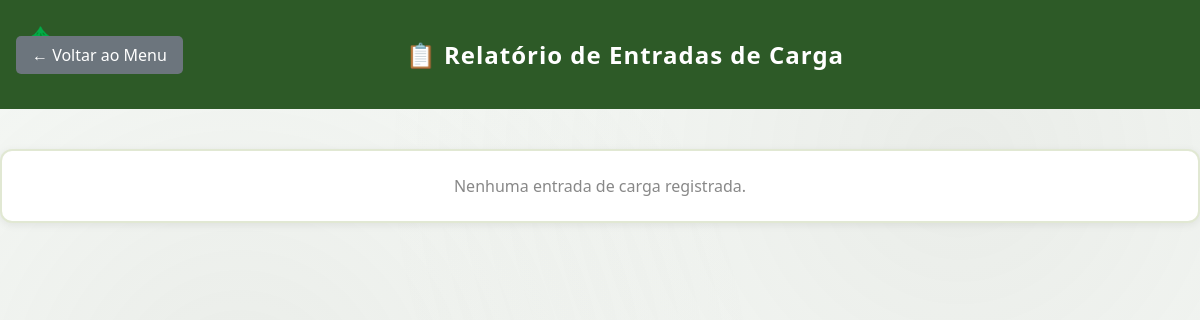
/relatorio-entradas (signed in), run on an earlier commit of the app's database.
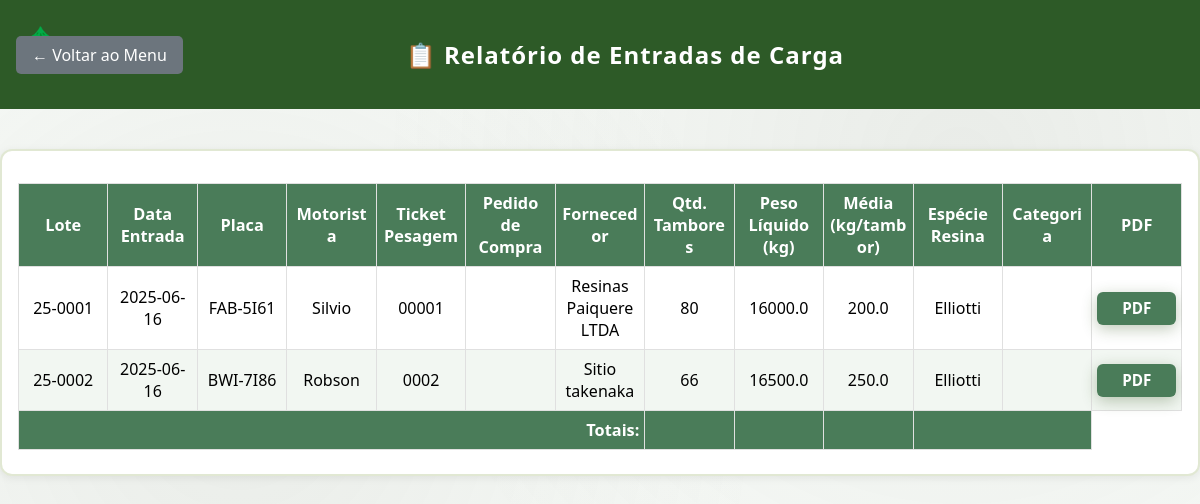
And on a later commit of the database.
### tables this page shows
CREATE TABLE entradas_carga (
            id INTEGER PRIMARY KEY AUTOINCREMENT,
            fornecedor TEXT NOT NULL,
            data_entrada TEXT NOT NULL,
            motorista TEXT NOT NULL,
            placa TEXT NOT NULL,
            quantidade_tambores INTEGER NOT NULL,
            especie_resina TEXT NOT NULL,
            lote TEXT NOT NULL,
            ticket_pesagem TEXT NOT NULL UNIQUE,
            peso_liquido REAL NOT NULL,
            data_registro TEXT NOT NULL,
            usuario_registro TEXT NOT NULL
        , pedido_compra TEXT, categoria TEXT);

### app.py (the view)
@app.route('/relatorio-entradas')
def relatorio_entradas():
    if 'logged_in' not in session or not session['logged_in']:
        return redirect(url_for('login'))
    entradas = listar_entradas()
    return render_template('relatorio_entradas.html', entradas=entradas)

### app.py (called while the page is built)
def listar_entradas():
    conn = sqlite3.connect(DB_PATH)
    cursor = conn.cursor()
    cursor.execute('SELECT * FROM entradas_carga ORDER BY lote ASC')
    colunas = [desc[0] for desc in cursor.description]
    entradas = [dict(zip(colunas, row)) for row in cursor.fetchall()]
    conn.close()
    return entradas

### templates/relatorio_entradas.html (shortened to what this page needs)
<!DOCTYPE html>
<html lang="pt-BR">
<head>
    <link rel="stylesheet" href="{{ url_for('static', filename='css/style.css') }}">
    <link rel="stylesheet" href="https://cdn.datatables.net/1.13.7/css/jquery.dataTables.min.css">
</head>
<body class="relatorio-body">
    <div class="header">
        <a href="{{ url_for('menu') }}" class="back-btn">← Voltar ao Menu</a>
        <div class="header-title">📋 Relatório de Entradas de Carga</div>
    </div>
    <div class="container">
        {% if entradas %}
        <div class="table-responsive">
            <table id="tabela-entradas">
                <thead>
                    <tr>
                        <th>Lote</th>
                        <th>Data Entrada</th>
                        <th>Placa</th>
                        <th>Motorista</th>
                        <th>Ticket Pesagem</th>
                        <th>Pedido de Compra</th>
                        <th>Fornecedor</th>
                        <th>Qtd. Tambores</th>
                        <th>Peso Líquido (kg)</th>
                        <th>Média (kg/tambor)</th>
                        <th>Espécie Resina</th>
                        <th>Categoria</th>
                        <th>PDF</th>
                    </tr>
                </thead>
                <tbody>
                    {% for entrada in entradas %}
                    <tr>
                        <td>{{ entrada.lote }}</td>
                        <td>{{ entrada.data_entrada }}</td>
                        <td>{{ entrada.placa }}</td>
                        <td>{{ entrada.motorista }}</td>
                        <td>{{ entrada.ticket_pesagem }}</td>
                        <td>{{ entrada.pedido_compra or '' }}</td>
                        <td>{{ entrada.fornecedor }}</td>
                        <td>{{ entrada.quantidade_tambores }}</td>
                        <td>{{ entrada.peso_liquido }}</td>
                        <td>{% if entrada.quantidade_tambores and entrada.peso_liquido %}{{ (entrada.peso_liquido /
                            entrada.quantidade_tambores)|round(2) }}{% else %}-{% endif %}</td>
                        <td>{{ entrada.especie_resina }}</td>
                        <td>{{ entrada.categoria or '' }}</td>
                        <td>
                            <a href="{{ url_for('visualizar_pdfs_lote', lote=entrada.lote) }}" class="btn"
                                style="padding:0.4rem 1rem; font-size:0.95rem; background:#4a7c59; color:white; border-radius:6px; text-decoration:none;">PDF</a>
                        </td>
                    </tr>
                    {% endfor %}
                </tbody>
                <tfoot>
                    <tr>
                        <th colspan="7" style="text-align:right">Totais:</th>
                        <th id="soma-tambores"></th>
                        <th id="soma-peso"></th>
                        <th id="media-peso-tambor"></th>
                        <th colspan="2"></th>
                    </tr>
                </tfoot>
            </table>
        </div>
        {% else %}
        <p style="text-align:center; color:#888;">Nenhuma entrada de carga registrada.</p>
        {% endif %}
    </div>
</body>

### static/css/style.css (style rules this page uses)
* { margin: 0; padding: 0; box-sizing: border-box; }
body { font-family: 'Segoe UI', Tahoma, Geneva, Verdana, sans-serif; background: linear-gradient(135deg, #2d5016 0%, #4a7c59 50%, #6b8e23 100%); background-attachment: fixed; min-height: 100vh; display: flex; align-items: center; justify-content: center; }
body::before { content: ''; position: fixed; top: 0; left: 0; width: 100%; height: 100%; background-image: radial-gradient(circle at 20% 50%, rgba(120, 119, 108, 0.1) 0%, transparent 50%), radial-gradient(circle at 80% 20%, rgba(120, 119, 108, 0.1) 0%, transparent 50%); pointer-events: none; z-index: -1; }
.container { background: rgba(255, 255, 255, 0.95); backdrop-filter: blur(10px); padding: 2.5rem; border-radius: 15px; box-shadow: 0 20px 40px rgba(45, 80, 22, 0.3); width: 100%; max-width: 420px; border: 2px solid rgba(107, 142, 35, 0.2); }
.header { text-align: center; margin-bottom: 2.5rem; }
.header::before { content: '🌲'; font-size: 2.5rem; display: block; margin-bottom: 1rem; }
.btn { display: inline-block; padding: 1rem 2rem; background: linear-gradient(135deg, #6b8e23 0%, #4a7c59 50%, #2d5016 100%); color: white; text-decoration: none; border: none; border-radius: 8px; cursor: pointer; font-size: 1rem; font-weight: 600; transition: all 0.3s ease; width: 100%; text-align: center; box-shadow: 0 4px 15px rgba(45, 80, 22, 0.3); }

### templates/relatorio_entradas.html (style rules this page uses)
body.relatorio-body { display: block !important; background: #f7faf7; min-height: 100vh; }
.header { background: #2d5a27; padding: 1.2rem 1rem; display: flex; align-items: center; justify-content: center; color: white; position: relative; }
.header-title { flex: 1; text-align: center; font-size: 1.5rem; font-weight: bold; letter-spacing: 1px; }
.back-btn { position: absolute; left: 1rem; top: 50%; transform: translateY(-50%); background: #6c757d; color: white; padding: 0.5rem 1rem; text-decoration: none; border-radius: 5px; font-size: 1rem; }
.container { max-width: 1800px !important; margin: 2.5rem auto 0 auto; padding: 1.5rem 1rem; background: white; border-radius: 12px; box-shadow: 0 2px 8px rgba(0, 0, 0, 0.07); }
.table-responsive { overflow-x: auto; width: 100%; }
table { width: 100%; border-collapse: collapse; margin-top: 0.5rem; font-size: 1rem; max-width: 100%; table-layout: fixed; }
th, td { border: 1px solid #e0e0e0; padding: 0.5rem 0.3rem; text-align: center; vertical-align: middle; white-space: normal; word-wrap: break-word; min-width: 120px; }
th { background: #4a7c59; color: #fff; font-size: 1.02rem; font-weight: 600; }
tr:nth-child(even) { background: #f2f7f2; }

What changed in the data, as far as the page shows it:
added entradas_carga: lote "25-0001", data_entrada "2025-06-16", placa "FAB-5I61", motorista "Silvio", ticket_pesagem "00001", fornecedor "Resinas Paiquere LTDA", quantidade_tambores "80", peso_liquido "16000.0", peso_liquido+quantidade_tambores "200.0", especie_resina "Elliotti"
added entradas_carga: lote "25-0002", data_entrada "2025-06-16", placa "BWI-7I86", motorista "Robson", ticket_pesagem "0002", fornecedor "Sitio takenaka", quantidade_tambores "66", peso_liquido "16500.0", peso_liquido+quantidade_tambores "250.0", especie_resina "Elliotti"
Also different on the page:
text no longer shown: "Nenhuma entrada de carga registrada."
text now shown: "Lote Data Entrada Placa Motorista Ticket Pesagem Pedido de Compra Fornecedor Qtd. Tambores Peso Líquido (kg) Média (kg/tambor) Espécie Resina Categoria PDF Totais:"
